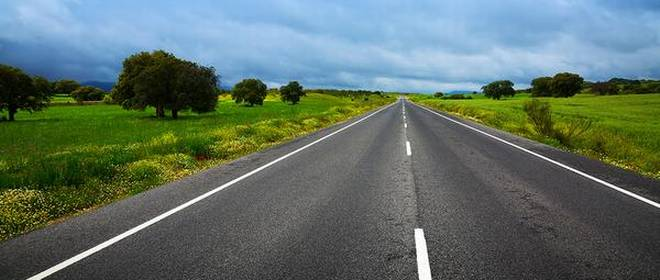
#> input picture teste_hsl/a.jpg, 660 x 280 px
$ python -i ImageHandler.py   (imports and definitions only)
#> lines starting #> are read from the running program, lines starting #| are printed output that depends on the picture; after the words box and inside, x2 and y2 are one past the last pixel; in counts of white or black regions, pixels touching at a corner belong together
#> further down, picture is the input picture: shape (280, 660, 3); mean B, G, R 103.6, 111.8, 94.9
#-*- coding: utf-8 -*-
# =============================================================
#
#					   -- ROBOCAR --
#
# TIME: CarNotFound
# CARRO: 404
#
# =============================================================
#
# DESCRICAO: CarHandler.py
# Python versao: 3
#
# Classe para manipular as imagens obtidas pela webcam com OpenCV.
#
# =============================================================

import cv2
import numpy as np
import time
from constants import *
import multiprocessing as mp
class ImageHandler():
	def preProcessamento(self,img):
		img = cv2.cvtColor(img, cv2.COLOR_BGR2GRAY)
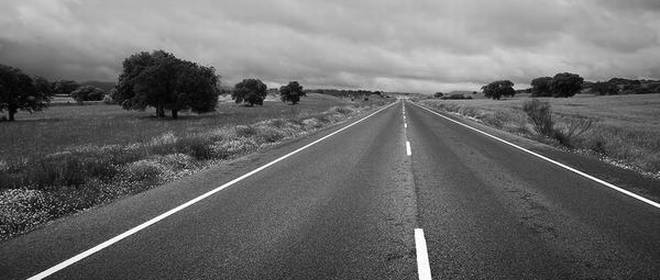
#> img: shape (280, 660); min 0, max 255, mean 105.8
		#img = cv2.equalizeHist(img)
		img = cv2.GaussianBlur(img, KERNEL_GAUSSIAN_BLUR, 0)
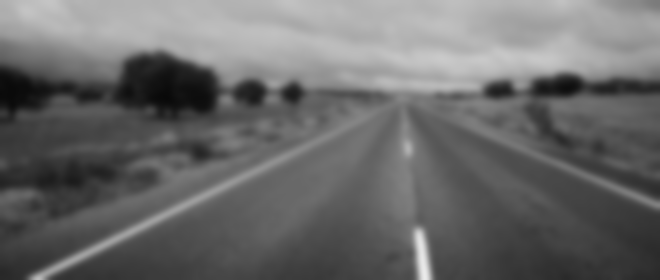
#> img: shape (280, 660); min 9, max 234, mean 105.8
		#cv2.waitKey(1)
		img = cv2.threshold(img, LimiarBinarizacao, 255, cv2.THRESH_BINARY)[1]
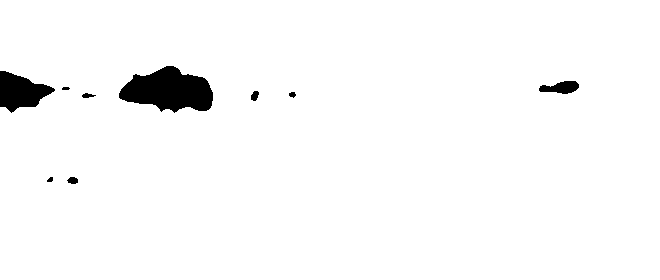
#> img: shape (280, 660); 97.4% white; 9 black regions, largest, box (x1, y1, x2, y2) and area: (119, 66, 213, 113) 2926, (0, 71, 55, 113) 1376, (539, 81, 579, 94) 348
		#img = cv2.dilate(img, None, iterations = QUANTIDADE_ITERACOES_DILATE)
		img = cv2.bitwise_not(img)
		img = cv2.morphologyEx(img, cv2.MORPH_OPEN, KERNEL_OPENING)
#> img: shape (280, 660); 2.5% white; 5 white regions, box (x1, y1, x2, y2) and area: (119, 66, 213, 111) 2913, (0, 71, 52, 111) 1361, (540, 81, 578, 94) 337, (69, 177, 77, 184) 50, (251, 92, 258, 100) 49
#		cv2.imshow('final',img)
#		cv2.waitKey(1)
		return img

	def criaRois(self,img):
		#cria três regiões de interesse
		height = np.size(img, 0)
		cut1 = height//4
		cut2 = 2*cut1
		cut3 = 3*cut1
		roi1 = img[cut1:cut2,:]
		roi2 = img[cut2:cut3,:]
		roi3 = img[cut3:height,:]
		return roi1, roi2, roi3

	def deteccaoDeCentroide(self, img):
		#obtencao das dimensoes da imagem
		height = np.size(img, 1)
		width= np.size(img, 0)
		#DirecaoASerTomada = 0
		QtdeContornos = 0
		CoordenadaXCentroContorno = width/2
		CoordenadaYCentroContorno = height/2
		M = cv2.moments(img)
		if M['m00'] > 0:
			CoordenadaXCentroContorno = int(M['m10']/M['m00'])
			CoordenadaYCentroContorno = int(M['m01']/M['m00'])
			print ('Xcenter: ' + str(CoordenadaXCentroContorno))
		else:
			pass
		return CoordenadaXCentroContorno, CoordenadaYCentroContorno, QtdeContornos

>>> import cv2
>>> picture = cv2.imread('../teste_hsl/a.jpg')
>>> result = ImageHandler().preProcessamento(picture)

$ run again, on teste_hsl/b.jpg
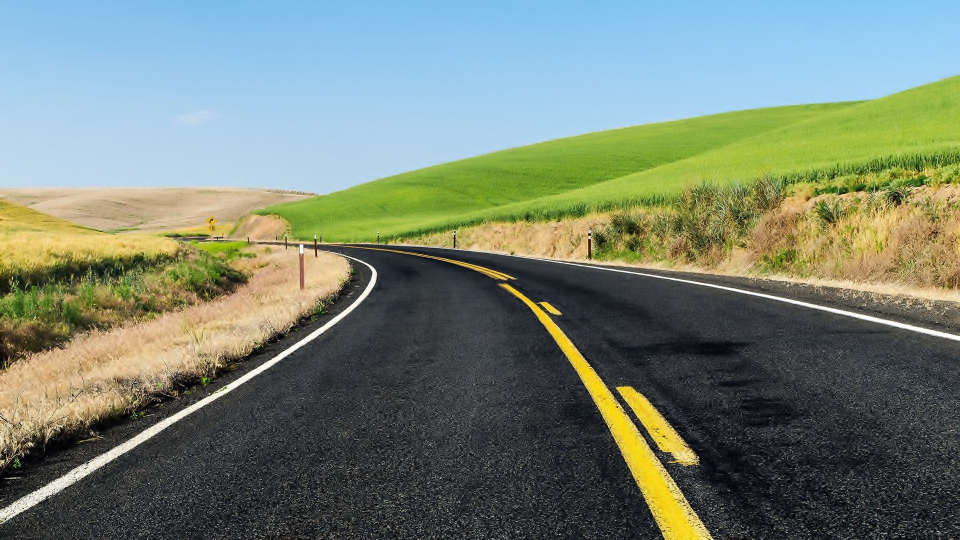
#> input picture teste_hsl/b.jpg, 1920 x 1080 px (shown at 1/2 size)
#> picture is the input picture: shape (1080, 1920, 3); mean B, G, R 116.3, 130.7, 118.2
#> in preProcessamento, `img = cv2.threshold(img, LimiarBinarizacao, 255, cv2.THRESH_BINARY)[1]`:
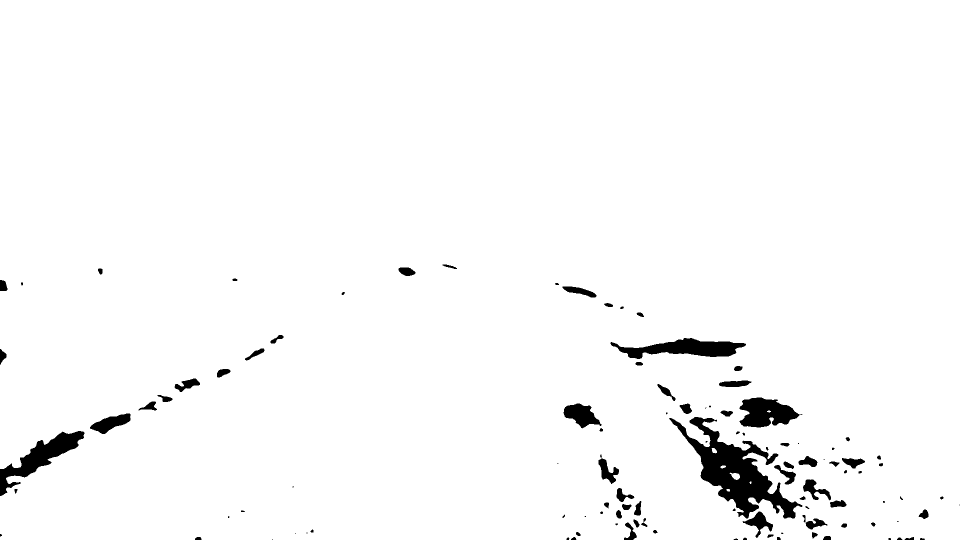
#> img: shape (1080, 1920) (shown at 1/2 size); 97.4% white; 110 black regions (23 under 20 px), largest, box (x1, y1, x2, y2) and area: (1338, 834, 1605, 1037) 17130, (0, 862, 169, 992) 6360, (1221, 676, 1492, 718) 5833
#> in preProcessamento, `img = cv2.morphologyEx(img, cv2.MORPH_OPEN, KERNEL_OPENING)`:
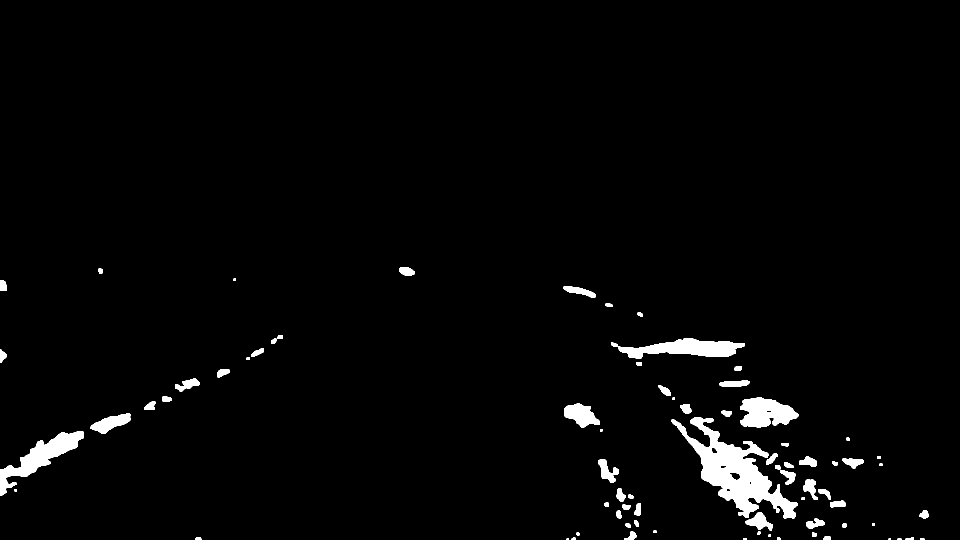
#> img: shape (1080, 1920) (shown at 1/2 size); 2.5% white; 76 white regions (2 under 20 px), largest, box (x1, y1, x2, y2) and area: (1343, 834, 1595, 1037) 16634, (0, 862, 168, 992) 6285, (1222, 676, 1490, 718) 5803

$ run again, on teste_hsl/c.jpg
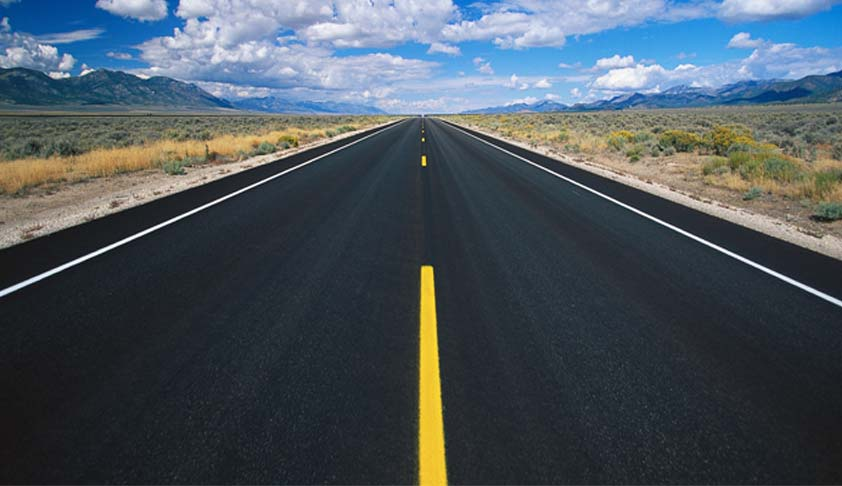
#> input picture teste_hsl/c.jpg, 842 x 486 px
#> picture is the input picture: shape (486, 842, 3); mean B, G, R 92.4, 84, 73.5
#> in preProcessamento, `img = cv2.GaussianBlur(img, KERNEL_GAUSSIAN_BLUR, 0)`:
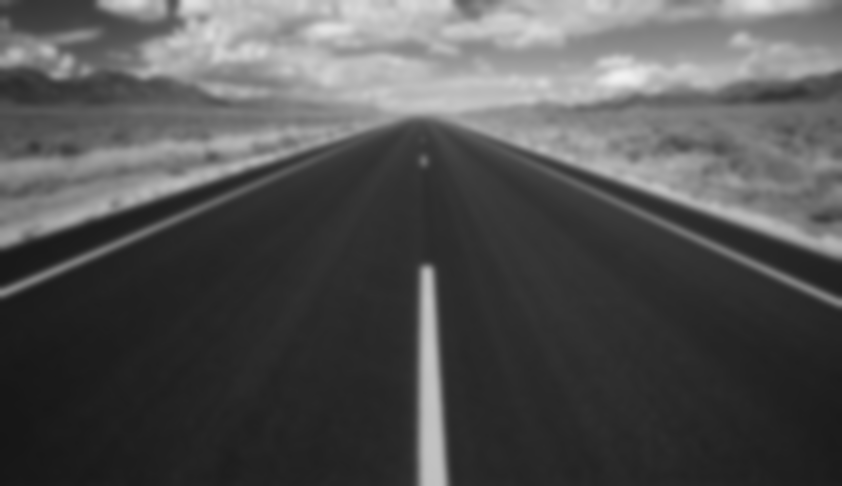
#> img: shape (486, 842); min 22, max 241, mean 81.9
#> in preProcessamento, `img = cv2.threshold(img, LimiarBinarizacao, 255, cv2.THRESH_BINARY)[1]`:
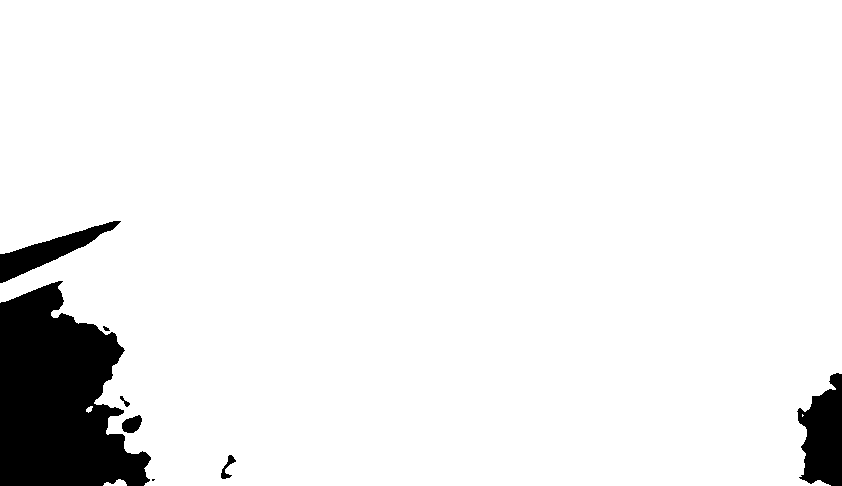
#> img: shape (486, 842); 93.3% white; 8 black regions (1 under 20 px), largest, box (x1, y1, x2, y2) and area: (0, 281, 151, 486) 21286, (797, 373, 842, 486) 3555, (0, 221, 121, 283) 2275
